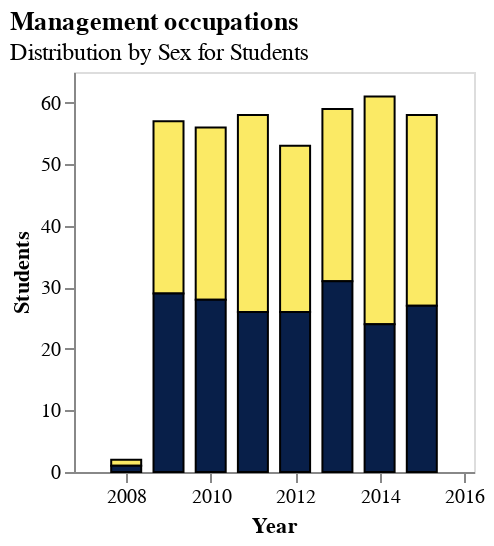

Notebook cell for this chart:
### Code cell
TimeSeriesBar(student_melted, 'Management occupations', "Students")

### Figure 1 — Vega-Lite specification as saved in the notebook (floating-point values rounded to 4 significant figures)
{"config": {"view": {"continuousWidth": 300, "continuousHeight": 300}}, "data": {"name": "data-088514faea2f8a8bb64be9faa61db744"}, "mark": {"type": "bar", "size": 15, "stroke": "black", "strokeWidth": 1}, "encoding": {"color": {"field": "SEX", "legend": null, "scale": {"range": ["#FBEA65", "#081F49"]}, "type": "nominal"}, "x": {"axis": {"grid": false, "title": "Year"}, "field": "year", "scale": {"domain": ["2007-01-01T00:00:00", "2016-01-01T00:00:00"]}, "type": "temporal"}, "y": {"axis": {"grid": false, "title": "Students"}, "field": "count", "stack": true, "type": "quantitative"}}, "height": 200, "title": {"text": "Management occupations", "subtitle": "Distribution by Sex for Students", "anchor": "start"}, "width": 200, "$schema": "https://vega.github.io/schema/vega-lite/v5.17.0.json", "datasets": {"data-088514faea2f8a8bb64be9faa61db744": [{"year": "2008-01-01T00:00:00", "OCCUPATION": "Management occupations", "SEX": "F", "count": 1}, {"year": "2009-01-01T00:00:00", "OCCUPATION": "Management occupations", "SEX": "F", "count": 28}, {"year": "2010-01-01T00:00:00", "OCCUPATION": "Management occupations", "SEX": "F", "count": 28}, {"year": "2011-01-01T00:00:00", "OCCUPATION": "Management occupations", "SEX": "F", "count": 32}, {"year": "2012-01-01T00:00:00", "OCCUPATION": "Management occupations", "SEX": "F", "count": 27}, {"year": "2013-01-01T00:00:00", "OCCUPATION": "Management occupations", "SEX": "F", "count": 28}, {"year": "2014-01-01T00:00:00", "OCCUPATION": "Management occupations", "SEX": "F", "count": 37}, {"year": "2015-01-01T00:00:00", "OCCUPATION": "Management occupations", "SEX": "F", "count": 31}, {"year": "2008-01-01T00:00:00", "OCCUPATION": "Management occupations", "SEX": "M", "count": 1}, {"year": "2009-01-01T00:00:00", "OCCUPATION": "Management occupations", "SEX": "M", "count": 29}, {"year": "2010-01-01T00:00:00", "OCCUPATION": "Management occupations", "SEX": "M", "count": 28}, {"year": "2011-01-01T00:00:00", "OCCUPATION": "Management occupations", "SEX": "M", "count": 26}, {"year": "2012-01-01T00:00:00", "OCCUPATION": "Management occupations", "SEX": "M", "count": 26}, {"year": "2013-01-01T00:00:00", "OCCUPATION": "Management occupations", "SEX": "M", "count": 31}, {"year": "2014-01-01T00:00:00", "OCCUPATION": "Management occupations", "SEX": "M", "count": 24}, {"year": "2015-01-01T00:00:00", "OCCUPATION": "Management occupations", "SEX": "M", "count": 27}]}}
